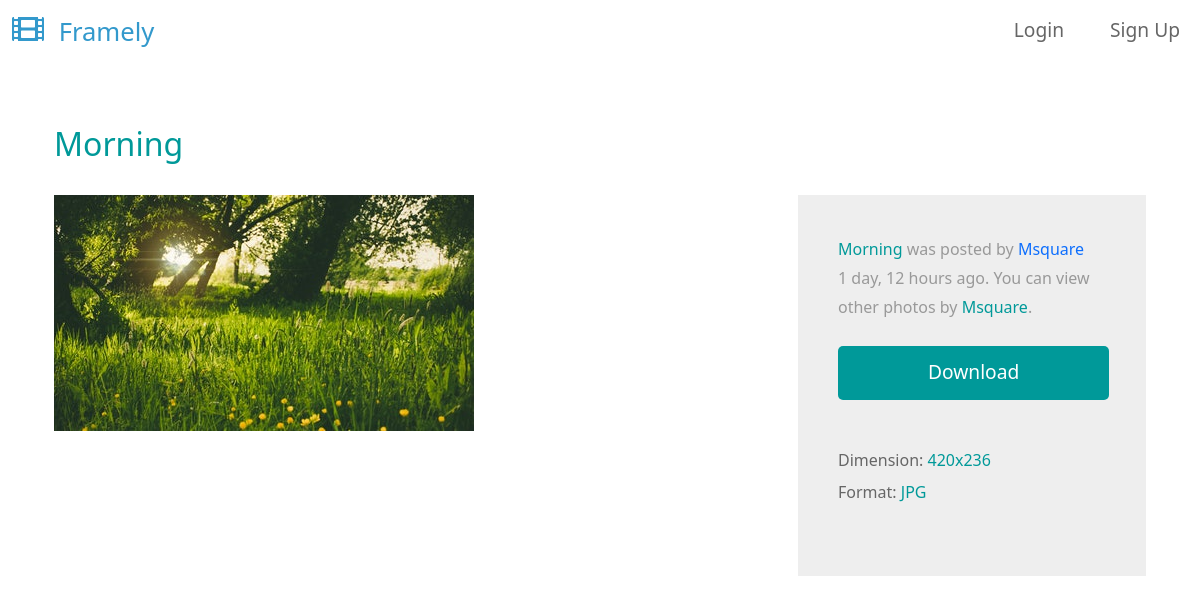
The app's page /photo-detail/15/morning/ with its own data.
### base/models.py (models this page shows, shortened)
class Photo(models.Model):
    user = models.ForeignKey(
        settings.AUTH_USER_MODEL, on_delete=models.CASCADE, null=True, blank=True
    )
    short_title = models.CharField(max_length=15)
    slug = models.SlugField(blank=True)
    image = models.ImageField(max_length=200)
    created = models.DateField(auto_now_add=True)
    views = models.ManyToManyField(
        settings.AUTH_USER_MODEL,
        related_name="photos_viewed",
    )
    class Meta:
        ordering = ["-created", "-id"]

### base/views.py (the view)
class PhotoDetailView(View):
    def get(self, request, pk, slug):
        photo = Photo.objects.get(id=pk, slug=slug)
        image_format = photo.image.name.rsplit(".")[-1].upper()
        if request.user.is_authenticated:
            photo.views.add(request.user)
        return render(
            request, "photo_detail.html", {"photo": photo, "image_format": image_format}
        )

### templates/photo_detail.html
{% extends "base.html" %}
{% block content %}
    <div class="container-fluid tm-container-content tm-mt-60">
        <div class="row mb-4">
            <h2 class="col-12 tm-text-primary">{{photo.short_title}}</h2>
        </div>
        <div class="row tm-mb-90">
            <div class="col-xl-8 col-lg-7 col-md-6 col-sm-12">
                <img src="{{photo.image.url}}" alt="Image" class="img-fluid">
            </div>
            <div class="col-xl-4 col-lg-5 col-md-6 col-sm-12">
                <div class="tm-bg-gray tm-video-details">
                    <p class="mb-4">
                        <span class="tm-text-primary">{{photo.short_title}}</span> was posted by <a href="#" target="" >{{photo.user.username}}</a> {{photo.created|timesince}} ago. You can view other photos by <span class="tm-text-primary">{{photo.user.username}}</span>.
                    </p>
                    <div class="text-center mb-5">
                        <a href="{{photo.image.url}}" target="_blank" class="btn btn-primary tm-btn-big">Download</a>
                    </div>
                    <div class="mb-4 d-flex flex-wrap">
                        <div class="mr-4 mb-2">
                            <span class="tm-text-gray-dark">Dimension: </span><span class="tm-text-primary">{{photo.image.width}}x{{photo.image.height}}</span>
                        </div>
                        <div class="mr-4 mb-2">
                            <span class="tm-text-gray-dark">Format: </span><span class="tm-text-primary">{{image_format}}</span>
                        </div>
                    </div>
                </div>
            </div>
        </div>
    </div>
{% endblock %}

### static/css/templatemo-style.css (style rules this page uses)
p { line-height: 1.8; }
a { text-decoration: none; transition: all 0.3s ease; }
.container-fluid { max-width: 1770px; }
.btn { border-radius: 0; }
.btn-primary { background-color: #009999; border: 0; border-radius: 5px; padding: 12px 50px 14px; font-size: 1.2rem; }
.tm-btn-big { padding: 12px 90px 14px; }
.tm-mt-60 { margin-top: 60px; }
.tm-mb-90 { margin-bottom: 90px; }
.tm-text-primary { color: #009999; }
.tm-bg-gray { background-color: #EEEEEE; }
p, .tm-text-gray { color: #999; }
.tm-text-gray-dark { color: #666; }
.tm-video-details { height: 100%; padding: 40px; }

### records on screen
Photo: short_title "Morning", image (picture), user.username "Msquare", created "1 day, 12 hours", image.width "420", image.height "236"

### other values on screen
{{ image_format }} "JPG"
